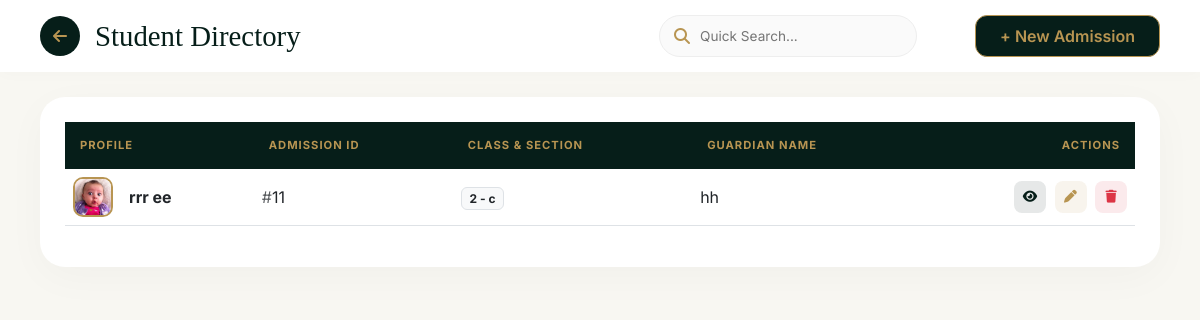
Page /index.php/students on the committed database.
### tables this page shows
CREATE TABLE `students` (
  `id` int(11) NOT NULL,
  `adm_no` varchar(50) NOT NULL,
  `class` varchar(20) DEFAULT NULL,
  `section` varchar(10) DEFAULT NULL,
  `roll_no` varchar(20) DEFAULT NULL,
  `first_name` varchar(100) DEFAULT NULL,
  `last_name` varchar(100) DEFAULT NULL,
  `dob` date DEFAULT NULL,
  `gender` enum('Male','Female','Other') DEFAULT NULL,
  `father_name` varchar(100) DEFAULT NULL,
  `mother_name` varchar(100) DEFAULT NULL,
  `photo` varchar(255) DEFAULT 'default.png',
  `created_at` timestamp NOT NULL DEFAULT current_timestamp()
);

### application/controllers/Students.php (called while the page is built, shortened)
<?php
class Students extends CI_Controller {
    public function __construct() {
        $this->load->model('Student_model');
        $this->load->helper(array('url', 'form'));
    }
    public function index() {
        $data['students'] = $this->Student_model->get_students();
        $this->load->view('student_list', $data);
    }
}

### index.php (called while the page is built, shortened)
<?php
require_once BASEPATH.'core/CodeIgniter.php';

### application/models/Student_model.php (called while the page is built, shortened)
<?php
class Student_model extends CI_Model {
    public function get_students() {
        return $this->db->get('students')->result_array();
    }
}

### application/views/student_list.php (the view, shortened to what this page needs)
<!DOCTYPE html>
<html lang="en">
<head>
    <link href="https://cdn.jsdelivr.net/npm/bootstrap@5.3.0/dist/css/bootstrap.min.css" rel="stylesheet">
    <link rel="stylesheet" href="https://cdnjs.cloudflare.com/ajax/libs/font-awesome/6.4.0/css/all.min.css">
</head>
<body>
    <div class="page-header">
        <div class="d-flex align-items-center">
            <a href="<?= site_url('dashboard') ?>" class="back-circle"><i class="fa fa-arrow-left"></i></a>
            <h2>Student Directory</h2>
        </div>
        <div class="d-flex align-items-center">
            <div class="search-container me-3">
                <i class="fa fa-search"></i>
                <input type="text" id="searchInput" placeholder="Quick Search..." onkeyup="searchTable()">
            </div>
            <a href="<?= site_url('students/add') ?>" class="btn px-4 py-2" style="background: var(--forest-green); color: var(--gold); border-radius: 12px; font-weight: 600; border: 1px solid var(--gold);">+ New Admission</a>
        </div>
    </div>
    <div class="main-content">
        <div class="glass-table-card">
            <table class="table align-middle" id="dataTable">
                <thead>
                    <tr>
                        <th>Profile</th>
                        <th>Admission ID</th>
                        <th>Class & Section</th>
                        <th>Guardian Name</th>
                        <th class="text-end">Actions</th>
                    </tr>
                </thead>
                <tbody>
                    <?php foreach($students as $s): ?>
                    <tr>
                        <td>
                            <div class="d-flex align-items-center">
                                <img src="<?= $s['photo'] ? base_url('uploads/students/'.$s['photo']) : 'https://ui-avatars.com/api/?name='.$s['first_name'] ?>" class="student-img me-3">
                                <div class="fw-bold"><?= $s['first_name'].' '.$s['last_name'] ?></div>
                            </div>
                        </td>
                        <td><span class="text-muted">#</span><?= $s['adm_no'] ?></td>
                        <td><span class="badge bg-light text-dark border"><?= $s['class'] ?> - <?= $s['section'] ?></span></td>
                        <td><?= $s['father_name'] ?></td>
                        <td class="text-end">
                            <button class="btn-action btn-view me-1" onclick='viewDetails(<?= json_encode($s) ?>)'><i class="fa fa-eye"></i></button>
                            <a href="<?= site_url('students/edit/'.$s['id']) ?>" class="btn-action btn-edit me-1"><i class="fa fa-pen"></i></a>
                            <a href="<?= site_url('students/delete/'.$s['id']) ?>" class="btn-action bg-danger bg-opacity-10 text-danger" onclick="return confirm('Delete record?')"><i class="fa fa-trash"></i></a>
                        </td>
                    </tr>
                    <?php endforeach; ?>
                </tbody>
            </table>
        </div>
    </div>
</body>
</html>

### application/views/student_list.php (style rules this page uses)
:root { --forest-green: #061e19; --gold: #b89552; --cream: #f8f7f2; }
body { background-color: var(--cream); font-family: 'Inter', sans-serif; height: 100vh; overflow: hidden; display: flex; flex-direction: column; }
.page-header { background: white; padding: 15px 40px; box-shadow: 0 2px 15px rgba(0,0,0,0.02); display: flex; align-items: center; justify-content: space-between; flex: 0 0 auto; }
.back-circle { width: 40px; height: 40px; background: var(--forest-green); color: var(--gold); display: flex; align-items: center; justify-content: center; border-radius: 50%; text-decoration: none; transition: 0.3s; }
h2 { font-family: 'Playfair Display', serif; color: var(--forest-green); margin: 0; margin-left: 15px; font-size: 1.8rem; }
.search-container { position: relative; width: 300px; }
.search-container input { border-radius: 50px; padding: 10px 20px 10px 40px; border: 1px solid #eee; background: #fafafa; font-size: 0.85rem; }
.search-container i { position: absolute; left: 15px; top: 13px; color: var(--gold); }
.main-content { flex: 1; padding: 25px 40px; overflow-y: auto; }
.glass-table-card { background: white; border-radius: 25px; padding: 25px; box-shadow: 0 10px 40px rgba(0,0,0,0.03); border: none; }
.table thead th { background: var(--forest-green); color: var(--gold); padding: 15px; font-size: 0.7rem; text-transform: uppercase; letter-spacing: 1px; border: none; position: sticky; top: 0; }
.student-img { width: 40px; height: 40px; border-radius: 10px; object-fit: cover; border: 2px solid var(--gold); }
.btn-action { width: 32px; height: 32px; border-radius: 8px; display: inline-flex; align-items: center; justify-content: center; text-decoration: none; transition: 0.2s; border: none; font-size: 0.8rem; }
.btn-view { background: rgba(6, 30, 25, 0.1); color: var(--forest-green); }
.btn-edit { background: rgba(184, 149, 82, 0.1); color: var(--gold); }

### rows in the picture
students: photo (picture), first_name "rrr", last_name "ee", adm_no "11", class "2", section "c", father_name "hh"
